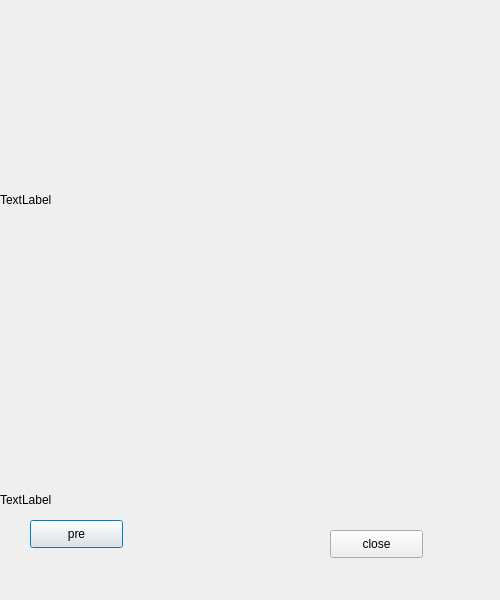
<?xml version="1.0" encoding="UTF-8"?>
<ui version="4.0">
 <class>Dialog8</class>
 <widget class="QDialog" name="Dialog8">
  <property name="geometry">
   <rect>
    <x>0</x>
    <y>0</y>
    <width>500</width>
    <height>600</height>
   </rect>
  </property>
  <property name="windowTitle">
   <string>Dialog</string>
  </property>
  <widget class="QLabel" name="label">
   <property name="geometry">
    <rect>
     <x>0</x>
     <y>0</y>
     <width>500</width>
     <height>400</height>
    </rect>
   </property>
   <property name="text">
    <string>TextLabel</string>
   </property>
  </widget>
  <widget class="QPushButton" name="pushButton">
   <property name="geometry">
    <rect>
     <x>30</x>
     <y>520</y>
     <width>93</width>
     <height>28</height>
    </rect>
   </property>
   <property name="text">
    <string>pre</string>
   </property>
  </widget>
  <widget class="QPushButton" name="pushButton_2">
   <property name="geometry">
    <rect>
     <x>330</x>
     <y>530</y>
     <width>93</width>
     <height>28</height>
    </rect>
   </property>
   <property name="text">
    <string>close</string>
   </property>
  </widget>
  <widget class="QLabel" name="label_2">
   <property name="geometry">
    <rect>
     <x>0</x>
     <y>400</y>
     <width>500</width>
     <height>200</height>
    </rect>
   </property>
   <property name="text">
    <string>TextLabel</string>
   </property>
  </widget>
  <zorder>label_2</zorder>
  <zorder>label</zorder>
  <zorder>pushButton</zorder>
  <zorder>pushButton_2</zorder>
 </widget>
 <resources/>
 <connections/>
</ui>
